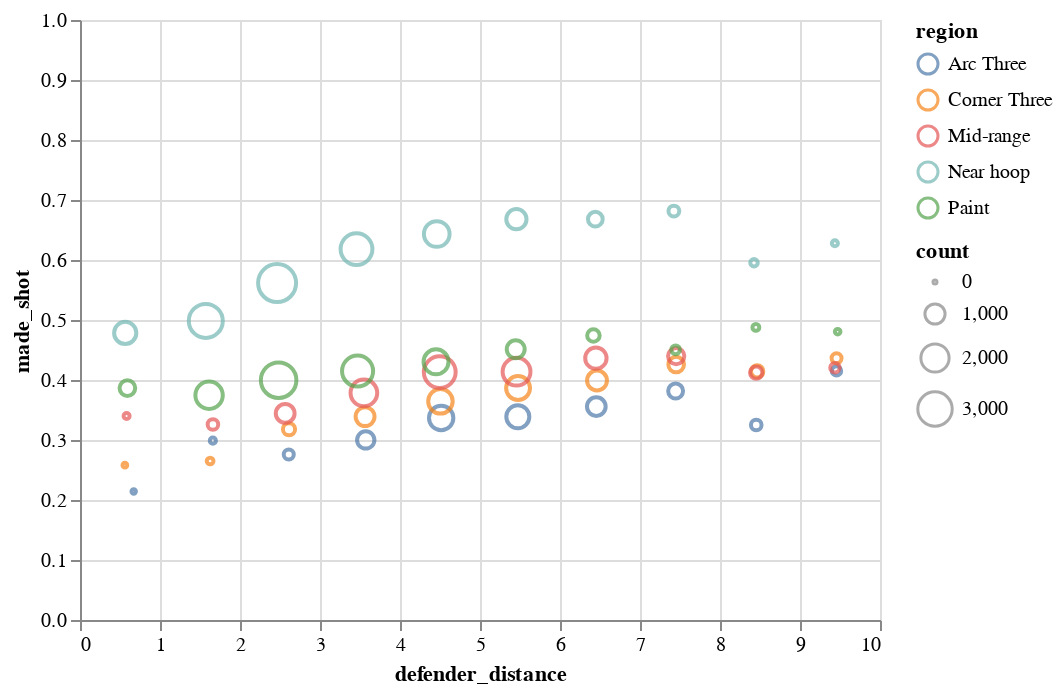

Here is the notebook cell this chart was saved with:
### Markdown cell above
## Visualize the Result

Now we create another plot (by updating our previous plot) making the points differ in both color and size: the `color` is based on the region, and the `size` of the point is encoded using the count that we just computed. 

<!--
BEGIN QUESTION
name: q6
manual: true
points: 5
gradescope: show
-->
<!-- EXPORT TO PDF -->

### Code cell
# bball_percentages_by_region = bball_percentages_by_region.reset_index(level = 'region')
alt.Chart(bball2).mark_point().encode(
    x = 'defender_distance',
    y = alt.Y('made_shot', scale = alt.Scale(domain=(0, 1))),
    color='region',
    size='count'
)

### Figure 1 — Vega-Lite specification as saved in the notebook (floating-point values rounded to 4 significant figures)
{"config": {"view": {"continuousWidth": 400, "continuousHeight": 300}}, "data": {"name": "data-6e9177d8f0034968e432e7460ee22b7f"}, "mark": "point", "encoding": {"color": {"type": "nominal", "field": "region"}, "size": {"type": "quantitative", "field": "count"}, "x": {"type": "quantitative", "field": "defender_distance"}, "y": {"type": "quantitative", "field": "made_shot", "scale": {"domain": [0, 1]}}}, "$schema": "https://vega.github.io/schema/vega-lite/v4.8.1.json", "datasets": {"data-6e9177d8f0034968e432e7460ee22b7f": [{"region": "Arc Three", "made_shot": 0.2143, "count": 9, "defender_distance": 0.6713}, {"region": "Corner Three", "made_shot": 0.2581, "count": 16, "defender_distance": 0.5611}, {"region": "Mid-range", "made_shot": 0.34, "count": 51, "defender_distance": 0.5826}, {"region": "Near hoop", "made_shot": 0.4785, "count": 1224, "defender_distance": 0.5652}, {"region": "Paint", "made_shot": 0.3865, "count": 589, "defender_distance": 0.5925}, {"region": "Arc Three", "made_shot": 0.2989, "count": 55, "defender_distance": 1.66}, {"region": "Corner Three", "made_shot": 0.265, "count": 75, "defender_distance": 1.626}, {"region": "Mid-range", "made_shot": 0.3258, "count": 245, "defender_distance": 1.662}, {"region": "Near hoop", "made_shot": 0.4985, "count": 2920, "defender_distance": 1.572}, {"region": "Paint", "made_shot": 0.3746, "count": 1884, "defender_distance": 1.614}, {"region": "Arc Three", "made_shot": 0.2757, "count": 217, "defender_distance": 2.609}, {"region": "Corner Three", "made_shot": 0.318, "count": 338, "defender_distance": 2.613}, {"region": "Mid-range", "made_shot": 0.3444, "count": 864, "defender_distance": 2.565}, {"region": "Near hoop", "made_shot": 0.5616, "count": 3660, "defender_distance": 2.464}, {"region": "Paint", "made_shot": 0.3997, "count": 3202, "defender_distance": 2.483}, {"region": "Arc Three", "made_shot": 0.3001, "count": 729, "defender_distance": 3.572}, {"region": "Corner Three", "made_shot": 0.339, "count": 877, "defender_distance": 3.563}, {"region": "Mid-range", "made_shot": 0.3784, "count": 1779, "defender_distance": 3.549}, {"region": "Near hoop", "made_shot": 0.6182, "count": 2552, "defender_distance": 3.456}, {"region": "Paint", "made_shot": 0.4149, "count": 2436, "defender_distance": 3.47}, {"region": "Arc Three", "made_shot": 0.3367, "count": 1480, "defender_distance": 4.515}, {"region": "Corner Three", "made_shot": 0.3644, "count": 1500, "defender_distance": 4.506}, {"region": "Mid-range", "made_shot": 0.4132, "count": 2558, "defender_distance": 4.497}, {"region": "Near hoop", "made_shot": 0.6434, "count": 1649, "defender_distance": 4.459}, {"region": "Paint", "made_shot": 0.4303, "count": 1555, "defender_distance": 4.451}, {"region": "Arc Three", "made_shot": 0.3388, "count": 1318, "defender_distance": 5.473}, {"region": "Corner Three", "made_shot": 0.3866, "count": 1422, "defender_distance": 5.476}, {"region": "Mid-range", "made_shot": 0.4138, "count": 1945, "defender_distance": 5.457}, {"region": "Near hoop", "made_shot": 0.668, "count": 1008, "defender_distance": 5.455}, {"region": "Paint", "made_shot": 0.4512, "count": 782, "defender_distance": 5.446}, {"region": "Arc Three", "made_shot": 0.3557, "count": 854, "defender_distance": 6.454}, {"region": "Corner Three", "made_shot": 0.3992, "count": 970, "defender_distance": 6.463}, {"region": "Mid-range", "made_shot": 0.4364, "count": 1129, "defender_distance": 6.449}, {"region": "Near hoop", "made_shot": 0.668, "count": 515, "defender_distance": 6.442}, {"region": "Paint", "made_shot": 0.4742, "count": 358, "defender_distance": 6.418}, {"region": "Arc Three", "made_shot": 0.3816, "count": 527, "defender_distance": 7.445}, {"region": "Corner Three", "made_shot": 0.4258, "count": 585, "defender_distance": 7.452}, {"region": "Mid-range", "made_shot": 0.4398, "count": 636, "defender_distance": 7.452}, {"region": "Near hoop", "made_shot": 0.6816, "count": 259, "defender_distance": 7.423}, {"region": "Paint", "made_shot": 0.4503, "count": 154, "defender_distance": 7.445}, {"region": "Arc Three", "made_shot": 0.325, "count": 246, "defender_distance": 8.453}, {"region": "Corner Three", "made_shot": 0.4144, "count": 346, "defender_distance": 8.465}, {"region": "Mid-range", "made_shot": 0.4123, "count": 348, "defender_distance": 8.452}, {"region": "Near hoop", "made_shot": 0.5954, "count": 103, "defender_distance": 8.425}, {"region": "Paint", "made_shot": 0.4877, "count": 79, "defender_distance": 8.448}, {"region": "Arc Three", "made_shot": 0.4151, "count": 181, "defender_distance": 9.456}, {"region": "Corner Three", "made_shot": 0.4362, "count": 212, "defender_distance": 9.457}, {"region": "Mid-range", "made_shot": 0.4206, "count": 188, "defender_distance": 9.437}, {"region": "Near hoop", "made_shot": 0.6279, "count": 54, "defender_distance": 9.436}, {"region": "Paint", "made_shot": 0.4805, "count": 37, "defender_distance": 9.471}]}}
